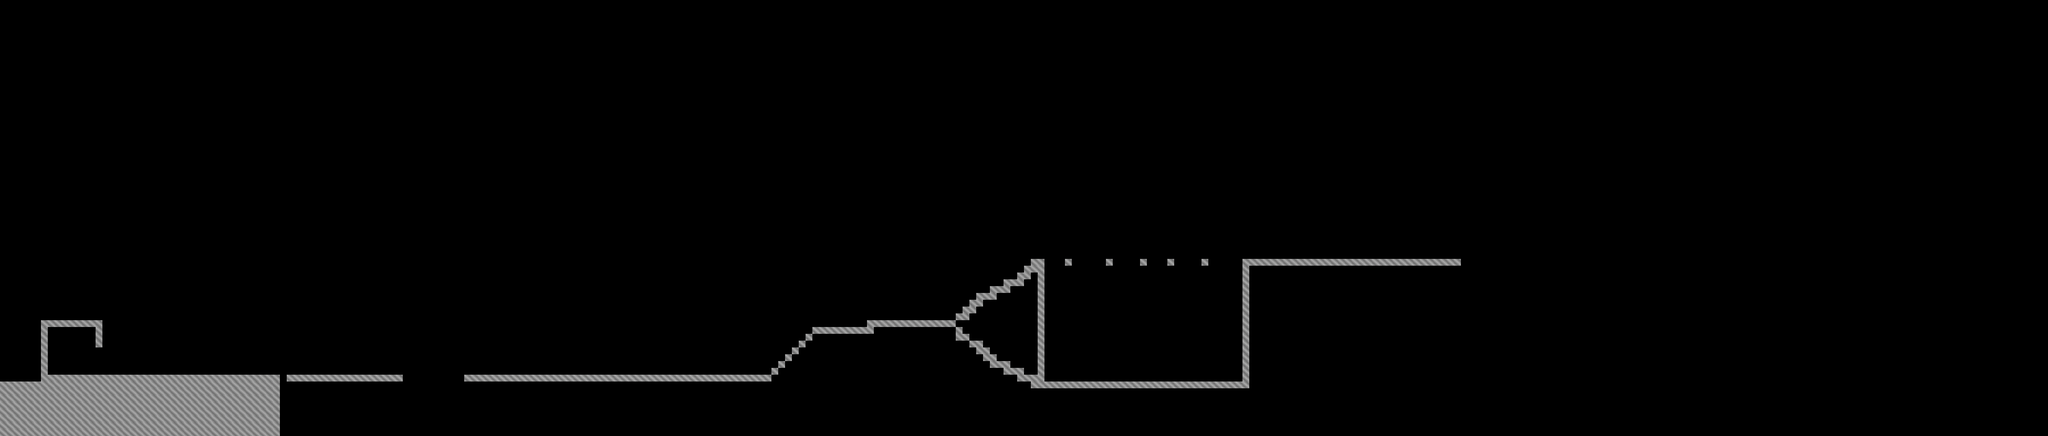

The image is a tile-based game level rendered from a .tmx file. Its description and source (layers, tilesets, objects; grid data summarised) follow:
An orthogonal 300x64 tile map with 16x16 px tiles, 1 tile layer (collision).

<map version="1.2" tiledversion="1.3.4" orientation="orthogonal" renderorder="right-down" width="300" height="64" tilewidth="16" tileheight="16" infinite="0" nextlayerid="3" nextobjectid="1">
 <tileset firstgid="1" source="../../res/pastTiles.tsx" />
 <layer id="1" name="collision" width="300" height="64">
  <data>[19200 cells, 614 non-empty, 1 distinct tile ids]</data>
 </layer>
 <objectgroup id="2" name="objects" />
</map>
